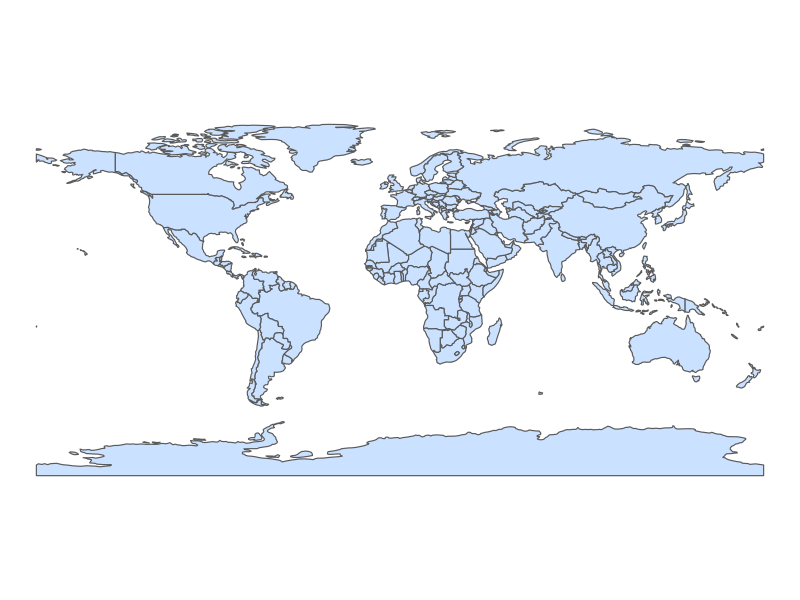

The R source for this figure:
## ---- chunk 1
library(gridExtra)
library(sf)
library(dplyr)
library(patchwork)
library(tidyverse)

## ---- chunk 2
NHM<-read.csv('croc_neat.csv')
GBIF<-read.csv('GBIF_final.csv')
## ---- chunk 3
GBIF1<-GBIF %>% select('Date','Long', 'Lat','Extent','Cer' )
NHM1<-NHM %>% select('Date','Long', 'Lat','Extent','Cer', 'Keep' )
## ---- chunk 4
GBIF2<-drop_na(GBIF1)
NHM2<-drop_na(NHM1)
## ---- chunk 5
NHM3<-subset(NHM2, Keep == "Y")
## ---- chunk 6
fullNHM<-NHM3%>%select ('Date','Long', 'Lat','Extent', 'Cer')
fullGBIF<-GBIF2
## ---- chunk 7
fullNHM2<-fullNHM%>% filter(Extent<=5000)
fullGBIF2<-fullGBIF%>% filter(Extent<=5000)
## ---- chunk 8
fullNHM2<-fullNHM%>% filter(Cer>=50)
fullGBIF2<-fullGBIF%>% filter(Cer>=50)
## ---- chunk 9
fiftyyrs1 <- fullNHM2 %>% filter(Date %in% (1850:1900))
fiftyyrs2 <- fullNHM2 %>% filter(Date %in% (1901:1951))
fiftyyrs3 <- fullNHM2 %>% filter(Date %in% (1952:2002))
## ---- chunk 10
yrs1 <- fullGBIF2 %>% filter(Date %in% (1850:1900))
yrs2 <- fullGBIF2 %>% filter(Date %in% (1901:1951))
yrs3 <- fullGBIF2 %>% filter(Date %in% (1952:2002))
## ---- chunk 11
remove_y <-
  theme(axis.title.y=element_blank(),
        axis.text.y=element_blank(),
        axis.ticks.y=element_blank())
remove_x <-
  theme(axis.title.x=element_blank(),
        axis.text.x=element_blank(),
        axis.ticks.x=element_blank())
## ---- chunk 12

fiftyyrs11 <-
  fiftyyrs1 %>%
  st_as_sf(coords = c("Long", "Lat"), crs = 4326)

fiftyyrs22 <-
  fiftyyrs2 %>%
  st_as_sf(coords = c("Long", "Lat"), crs = 4326)

fiftyyrs33 <-fiftyyrs3 %>%
  st_as_sf(coords = c("Long", "Lat"), crs = 4326)

## ---- chunk 13
yrs11 <-
  yrs1 %>%
  st_as_sf(coords = c("Long", "Lat"), crs = 4326)

yrs22 <-
  yrs2 %>%
  st_as_sf(coords = c("Long", "Lat"), crs = 4326)

yrs33 <-
  yrs3 %>%
  st_as_sf(coords = c("Long", "Lat"), crs = 4326)
## ---- chunk 14
baseMap <-
  rnaturalearth::ne_countries(returnclass = 'sf')
## ---- chunk 15
ggplot(baseMap) +
  geom_sf(fill = "lightsteelblue1", lwd = 0.4) +
  theme_void()
## ---- chunk 16
africa_bbox <- c(-14.414063, -37.996163,
                 53.613281, 27.994401)
xlim_af <- c(africa_bbox[1], africa_bbox[3])
ylim_af <- c(africa_bbox[2], africa_bbox[4])
## ---- chunk 17
map1<-ggplot(baseMap) +
  geom_sf(fill = "aliceblue", lwd = 0.4) +
  # Add species
  geom_sf(data = fiftyyrs11, colour = "blue", size = 3, alpha=0.5) +
  # Add equator line
  geom_hline(aes(yintercept = 0), colour = "black") +
  geom_sf(data = yrs11, colour = "red", size = 5, alpha=0.5) +
  coord_sf(xlim = xlim_af, ylim = ylim_af, expand = TRUE) +
  theme_minimal() +
  remove_x + # gets rid of x axis as we don't need it
  remove_y # gets rid of y axis

## ---- chunk 18
map2<-ggplot(baseMap) +
  geom_sf(fill = "aliceblue", lwd = 0.4) +
  # Add species
  geom_sf(data = fiftyyrs22, colour = "blue", size = 3, alpha=0.5) +
  # Add equator line
  geom_hline(aes(yintercept = 0), colour = "black") +
  geom_sf(data = yrs22, colour = "red", size = 5, alpha=0.5) +
  coord_sf(xlim = xlim_af, ylim = ylim_af, expand = TRUE) +
  theme_minimal() +
  remove_x + # gets rid of x axis as we don't need it
  remove_y 
## ---- chunk 19
map3<-ggplot(baseMap) +
  geom_sf(fill = "aliceblue", lwd = 0.4) +
  # Add species
  geom_sf(data = fiftyyrs33, colour = "blue", size = 3, alpha=0.5) +
  # Add equator line
  geom_hline(aes(yintercept = 0), colour = "black") +
  geom_sf(data = yrs33, colour = "red", size = 5, alpha=0.5) +
  coord_sf(xlim = xlim_af, ylim = ylim_af, expand = TRUE) +
  theme_minimal() +
  remove_x + # gets rid of x axis as we don't need it
  remove_y # gets rid of y axis

## ---- chunk 20
specimindata<-map1 + map2 + map3
## ---- chunk 21
specimindata<-specimindata + plot_annotation (tag_levels= 'i')
